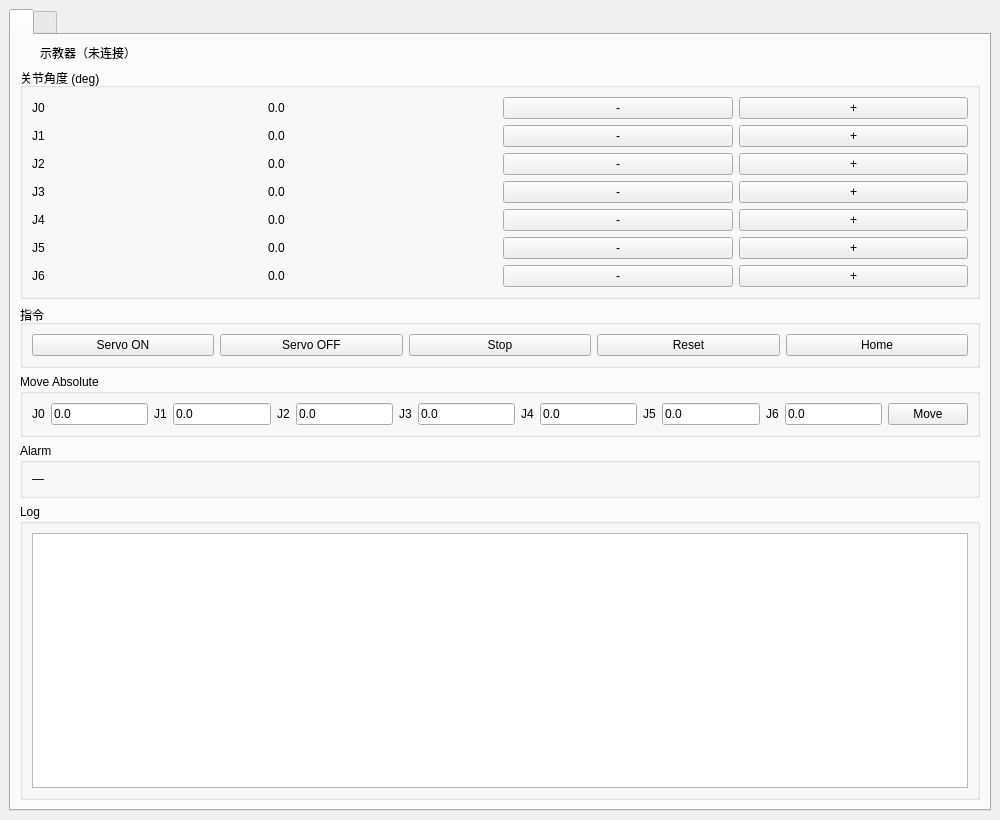
<?xml version="1.0" encoding="UTF-8"?>
<ui version="4.0">
 <class>QtTeachPendant</class>
 <widget class="QMainWindow" name="QtTeachPendant">
  <property name="geometry">
   <rect><x>0</x><y>0</y><width>1000</width><height>820</height></rect>
  </property>
  <property name="windowTitle">
   <string>Robot Teach Pendant · PyQt5 HMI</string>
  </property>
  <widget class="QWidget" name="centralwidget">
   <layout class="QVBoxLayout" name="rootLayout">
    <item>
     <widget class="QTabWidget" name="tabWidget">
      <property name="currentIndex"><number>0</number></property>
      <widget class="QWidget" name="pagePendant">
       <layout class="QVBoxLayout" name="pendantLayout">
        <item>
         <widget class="QWidget" name="statusRow">
          <layout class="QHBoxLayout" name="statusLayout">
           <property name="leftMargin"><number>0</number></property>
           <property name="topMargin"><number>0</number></property>
           <property name="rightMargin"><number>0</number></property>
           <property name="bottomMargin"><number>0</number></property>
           <item>
            <widget class="QLabel" name="led">
             <property name="minimumSize"><size><width>14</width><height>14</height></size></property>
             <property name="maximumSize"><size><width>14</width><height>14</height></size></property>
             <property name="text"><string/></property>
            </widget>
           </item>
           <item>
            <widget class="QLabel" name="title">
             <property name="text"><string>示教器（未连接）</string></property>
            </widget>
           </item>
          </layout>
         </widget>
        </item>
        <item>
         <widget class="QGroupBox" name="groupJoints">
          <property name="title"><string>关节角度 (deg)</string></property>
          <layout class="QGridLayout" name="jointsGrid">
           <item row="0" column="0"><widget class="QLabel" name="jlbl_0"><property name="text"><string>J0</string></property></widget></item>
           <item row="0" column="1"><widget class="QLabel" name="jval_0"><property name="text"><string>0.0</string></property></widget></item>
           <item row="0" column="2"><widget class="QPushButton" name="jminus_0"><property name="text"><string>-</string></property></widget></item>
           <item row="0" column="3"><widget class="QPushButton" name="jplus_0"><property name="text"><string>+</string></property></widget></item>
           <item row="1" column="0"><widget class="QLabel" name="jlbl_1"><property name="text"><string>J1</string></property></widget></item>
           <item row="1" column="1"><widget class="QLabel" name="jval_1"><property name="text"><string>0.0</string></property></widget></item>
           <item row="1" column="2"><widget class="QPushButton" name="jminus_1"><property name="text"><string>-</string></property></widget></item>
           <item row="1" column="3"><widget class="QPushButton" name="jplus_1"><property name="text"><string>+</string></property></widget></item>
           <item row="2" column="0"><widget class="QLabel" name="jlbl_2"><property name="text"><string>J2</string></property></widget></item>
           <item row="2" column="1"><widget class="QLabel" name="jval_2"><property name="text"><string>0.0</string></property></widget></item>
           <item row="2" column="2"><widget class="QPushButton" name="jminus_2"><property name="text"><string>-</string></property></widget></item>
           <item row="2" column="3"><widget class="QPushButton" name="jplus_2"><property name="text"><string>+</string></property></widget></item>
           <item row="3" column="0"><widget class="QLabel" name="jlbl_3"><property name="text"><string>J3</string></property></widget></item>
           <item row="3" column="1"><widget class="QLabel" name="jval_3"><property name="text"><string>0.0</string></property></widget></item>
           <item row="3" column="2"><widget class="QPushButton" name="jminus_3"><property name="text"><string>-</string></property></widget></item>
           <item row="3" column="3"><widget class="QPushButton" name="jplus_3"><property name="text"><string>+</string></property></widget></item>
           <item row="4" column="0"><widget class="QLabel" name="jlbl_4"><property name="text"><string>J4</string></property></widget></item>
           <item row="4" column="1"><widget class="QLabel" name="jval_4"><property name="text"><string>0.0</string></property></widget></item>
           <item row="4" column="2"><widget class="QPushButton" name="jminus_4"><property name="text"><string>-</string></property></widget></item>
           <item row="4" column="3"><widget class="QPushButton" name="jplus_4"><property name="text"><string>+</string></property></widget></item>
           <item row="5" column="0"><widget class="QLabel" name="jlbl_5"><property name="text"><string>J5</string></property></widget></item>
           <item row="5" column="1"><widget class="QLabel" name="jval_5"><property name="text"><string>0.0</string></property></widget></item>
           <item row="5" column="2"><widget class="QPushButton" name="jminus_5"><property name="text"><string>-</string></property></widget></item>
           <item row="5" column="3"><widget class="QPushButton" name="jplus_5"><property name="text"><string>+</string></property></widget></item>
           <item row="6" column="0"><widget class="QLabel" name="jlbl_6"><property name="text"><string>J6</string></property></widget></item>
           <item row="6" column="1"><widget class="QLabel" name="jval_6"><property name="text"><string>0.0</string></property></widget></item>
           <item row="6" column="2"><widget class="QPushButton" name="jminus_6"><property name="text"><string>-</string></property></widget></item>
           <item row="6" column="3"><widget class="QPushButton" name="jplus_6"><property name="text"><string>+</string></property></widget></item>
          </layout>
         </widget>
        </item>
        <item>
         <widget class="QGroupBox" name="groupCmd">
          <property name="title"><string>指令</string></property>
          <layout class="QHBoxLayout" name="cmdLayout">
           <item><widget class="QPushButton" name="btn_servo_on"><property name="text"><string>Servo ON</string></property></widget></item>
           <item><widget class="QPushButton" name="btn_servo_off"><property name="text"><string>Servo OFF</string></property></widget></item>
           <item><widget class="QPushButton" name="btn_stop"><property name="text"><string>Stop</string></property></widget></item>
           <item><widget class="QPushButton" name="btn_reset"><property name="text"><string>Reset</string></property></widget></item>
           <item><widget class="QPushButton" name="btn_home"><property name="text"><string>Home</string></property></widget></item>
          </layout>
         </widget>
        </item>
        <item>
         <widget class="QGroupBox" name="groupAbs">
          <property name="title"><string>Move Absolute</string></property>
          <layout class="QHBoxLayout" name="absLayout">
           <item><widget class="QLabel" name="albl_0"><property name="text"><string>J0</string></property></widget></item>
           <item><widget class="QLineEdit" name="ainp_0"><property name="text"><string>0.0</string></property></widget></item>
           <item><widget class="QLabel" name="albl_1"><property name="text"><string>J1</string></property></widget></item>
           <item><widget class="QLineEdit" name="ainp_1"><property name="text"><string>0.0</string></property></widget></item>
           <item><widget class="QLabel" name="albl_2"><property name="text"><string>J2</string></property></widget></item>
           <item><widget class="QLineEdit" name="ainp_2"><property name="text"><string>0.0</string></property></widget></item>
           <item><widget class="QLabel" name="albl_3"><property name="text"><string>J3</string></property></widget></item>
           <item><widget class="QLineEdit" name="ainp_3"><property name="text"><string>0.0</string></property></widget></item>
           <item><widget class="QLabel" name="albl_4"><property name="text"><string>J4</string></property></widget></item>
           <item><widget class="QLineEdit" name="ainp_4"><property name="text"><string>0.0</string></property></widget></item>
           <item><widget class="QLabel" name="albl_5"><property name="text"><string>J5</string></property></widget></item>
           <item><widget class="QLineEdit" name="ainp_5"><property name="text"><string>0.0</string></property></widget></item>
           <item><widget class="QLabel" name="albl_6"><property name="text"><string>J6</string></property></widget></item>
           <item><widget class="QLineEdit" name="ainp_6"><property name="text"><string>0.0</string></property></widget></item>
           <item><widget class="QPushButton" name="btn_move"><property name="text"><string>Move</string></property></widget></item>
          </layout>
         </widget>
        </item>
        <item>
         <widget class="QGroupBox" name="groupAlarm">
          <property name="title"><string>Alarm</string></property>
          <layout class="QVBoxLayout" name="alarmLayout">
           <item><widget class="QLabel" name="alarm_label"><property name="text"><string>—</string></property></widget></item>
          </layout>
         </widget>
        </item>
        <item>
         <widget class="QGroupBox" name="groupLog">
          <property name="title"><string>Log</string></property>
          <layout class="QVBoxLayout" name="logLayout">
           <item><widget class="QTextEdit" name="log"><property name="readOnly"><bool>true</bool></property></widget></item>
          </layout>
         </widget>
        </item>
       </layout>
      </widget>

      <widget class="QWidget" name="pageConsole">
       <layout class="QVBoxLayout" name="consoleLayout">
        <item>
         <widget class="QWidget" name="webHost">
          <property name="minimumSize"><size><width>820</width><height>0</height></size></property>
         </widget>
        </item>
       </layout>
      </widget>

     </widget>
    </item>
   </layout>
  </widget>
 </widget>
 <resources/>
 <connections/>
</ui>
